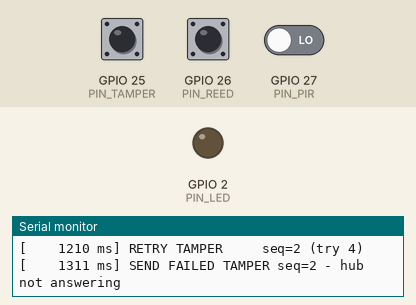
Bench run of a sketch on a simulated ESP32. On the bench: output pins drawn as LEDs (lit = HIGH), the last lines printed to the serial monitor. Dashed ring = blinking. Inputs (shaded band) come from the test bench; at power-on: GPIO 25 (PIN_TAMPER) HIGH, GPIO 26 (PIN_REED) HIGH, GPIO 27 (PIN_PIR) LOW.

Above: at 1.7 s.
1.8 s: GPIO 25 (PIN_TAMPER) pulled LOW for 0.15 s
At 2.6 s:
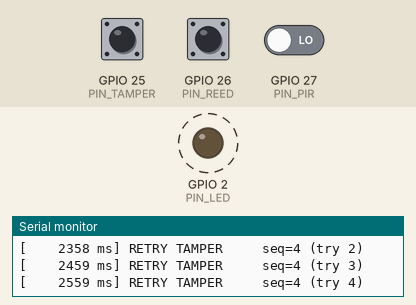
4.9 s: GPIO 26 (PIN_REED) driven LOW
7.9 s: GPIO 25 (PIN_TAMPER) pulled LOW for 3.2 s
12.6 s: GPIO 25 (PIN_TAMPER) pulled LOW for 1 s
15.6 s: GPIO 26 (PIN_REED) driven HIGH
At 16.1 s:
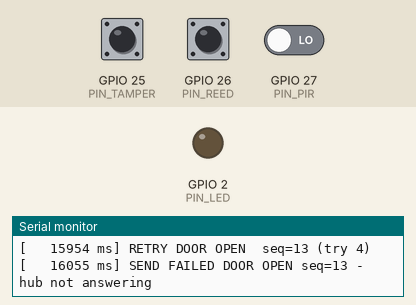
17.1 s: GPIO 26 (PIN_REED) pulsed LOW 2 times (0.12 s each, 0.3 s apart)
Timing chart, 0 to 21.1 s (numbered marks = the images above; inputs shaded):
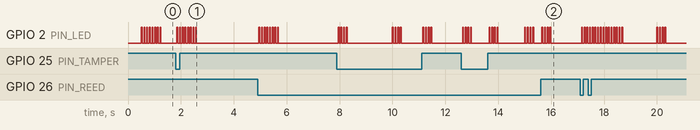

Measured:
- after the input at 1.8 s, GPIO 2 (PIN_LED): alternates HIGH for 0.03 s and LOW for 0.07 s, 16 changes in all, then stays LOW, starting after 0.05 s
- after the input at 15.6 s, GPIO 2 (PIN_LED): alternates HIGH for 0.03 s and LOW for 0.07 s, 8 changes in all, then stays LOW, starting after 0.05 s
- by itself, GPIO 2 (PIN_LED): alternates HIGH for 0.03 s and LOW for 0.07 s, 16 changes in all, then stays LOW

The sketch:

detector_node.ino
```cpp
/*
 * detector_node.ino  -  Wireless Home Security System, DETECTOR (Board 2)
 * Senses motion (PIR), door (reed) and tamper (lid switch); sends each event
 * to the hub over ESP-NOW with sequence number + CRC, waits for an ACK,
 * retries up to 3 times, and sends a heartbeat every 5 s.
 * Serial Monitor 115200. Files: packet.h, debounced_input.h (same folder).
 */
#include <WiFi.h>
#include <esp_now.h>
#include <esp_wifi.h>
#include "packet.h"
#include "debounced_input.h"

// ---------------- Configuration ----------------
uint8_t HUB_MAC[6] = {0xFC, 0xE8, 0xC0, 0x75, 0xC1, 0x94};   // Board 1 (HUB) STA MAC
const uint8_t  WIFI_CHANNEL   = 1;      // must match the hub's access-point channel
const int      PIN_PIR        = 27;
const int      PIN_REED       = 26;     // LOW = door closed
const int      PIN_TAMPER     = 25;     // LOW = lid closed
const int      PIN_LED        = 2;      // blinks on every transmission
const uint32_t DEBOUNCE_MS    = 50;
const uint32_t PIR_WARMUP_MS  = 30000;
const uint32_t HEARTBEAT_MS   = 5000;
const uint32_t ACK_TIMEOUT_MS = 100;
const uint8_t  MAX_RETRIES    = 3;

// ---------------- Types and globals (all before any function) ----------------
struct TxItem { uint8_t type; uint32_t eventMs; };
const int QLEN = 8;
TxItem   txq[QLEN];
int      qHead = 0, qCount = 0;

Packet   inFlight;
bool     waitingAck = false;
uint8_t  tries = 0;
uint32_t lastSendMs = 0;
uint16_t nextSeq = 1;
uint32_t statOk = 0, statFailed = 0, statRetries = 0;

volatile bool     pirRise = false;
volatile uint32_t pirRiseMs = 0;
volatile bool     ackReady = false;
volatile uint16_t ackSeq = 0;

bool     pirReady = false;
uint32_t lastHeartbeatMs = 0, ledOffMs = 0;

DebouncedInput reed   = {PIN_REED,   "DOOR", "CLOSED", "OPEN",           HIGH, HIGH, 0, 0};
DebouncedInput tamper = {PIN_TAMPER, "LID ", "CLOSED", "OPEN -> TAMPER", HIGH, HIGH, 0, 0};

// ---------------- Interrupt and radio callbacks ----------------
void IRAM_ATTR onPirRise() {
  pirRise = true;
  pirRiseMs = millis();
}

#if ESP_ARDUINO_VERSION_MAJOR >= 3
void onRecv(const esp_now_recv_info_t *info, const uint8_t *data, int len) {
#else
void onRecv(const uint8_t *mac, const uint8_t *data, int len) {
#endif
  if (len != (int)sizeof(Packet)) return;
  Packet p;
  memcpy(&p, data, sizeof(Packet));
  if (!packetValid(p) || p.type != MSG_ACK) return;
  ackSeq = p.seq;
  ackReady = true;
}

// ---------------- Transmit queue ----------------
void enqueue(uint8_t type, uint32_t eventMs) {
  if (qCount == QLEN) {
    Serial.printf("[%8lu ms] QUEUE FULL - %s dropped\n", (unsigned long)millis(), msgName(type));
    return;
  }
  txq[(qHead + qCount) % QLEN] = {type, eventMs};
  qCount++;
}

void transmit() {
  esp_now_send(HUB_MAC, (uint8_t *)&inFlight, sizeof(inFlight));
  lastSendMs = millis();
  digitalWrite(PIN_LED, HIGH);
  ledOffMs = lastSendMs + 30;
}

void popFront() {
  qHead = (qHead + 1) % QLEN;
  qCount--;
}

void serviceTx(uint32_t now) {
  if (ackReady) {
    uint16_t s = ackSeq;
    ackReady = false;
    if (waitingAck && s == inFlight.seq) {
      waitingAck = false;
      statOk++;
      if (inFlight.type != MSG_HEARTBEAT)
        Serial.printf("[%8lu ms] ACK  %-11s seq=%u  event->ACK %lu ms (tries %u)\n", (unsigned long)now,
                      msgName(inFlight.type), inFlight.seq, (unsigned long)(now - inFlight.uptime_ms), tries);
      popFront();
    }
  }
  if (waitingAck && now - lastSendMs >= ACK_TIMEOUT_MS) {
    if (tries < 1 + MAX_RETRIES) {
      tries++;
      statRetries++;
      Serial.printf("[%8lu ms] RETRY %-10s seq=%u (try %u)\n", (unsigned long)now, msgName(inFlight.type), inFlight.seq, tries);
      transmit();
    } else {
      waitingAck = false;
      statFailed++;
      Serial.printf("[%8lu ms] SEND FAILED %s seq=%u - hub not answering\n", (unsigned long)now, msgName(inFlight.type), inFlight.seq);
      popFront();
    }
  }
  if (!waitingAck && qCount > 0) {
    TxItem &it = txq[qHead];
    inFlight.node_id    = NODE_DET;
    inFlight.type       = it.type;
    inFlight.seq        = nextSeq++;
    inFlight.battery_mV = 0;
    inFlight.uptime_ms  = it.eventMs;
    packetSeal(inFlight);
    tries = 1;
    waitingAck = true;
    if (it.type != MSG_HEARTBEAT)
      Serial.printf("[%8lu ms] TX   %-11s seq=%u\n", (unsigned long)now, msgName(it.type), inFlight.seq);
    transmit();
  }
}

// ---------------- Setup and loop ----------------
void setup() {
  Serial.begin(115200);
  delay(500);
  pinMode(PIN_LED, OUTPUT);
  pinMode(PIN_PIR, INPUT);
  initInput(reed);
  initInput(tamper);

  WiFi.mode(WIFI_STA);
  esp_wifi_set_channel(WIFI_CHANNEL, WIFI_SECOND_CHAN_NONE);
  if (esp_now_init() != ESP_OK) { Serial.println("ESP-NOW init FAILED"); while (true) delay(1000); }
  esp_now_register_recv_cb(onRecv);
  esp_now_peer_info_t peer = {};
  memcpy(peer.peer_addr, HUB_MAC, 6);
  peer.channel = WIFI_CHANNEL;
  peer.encrypt = false;
  if (esp_now_add_peer(&peer) != ESP_OK) { Serial.println("Add peer FAILED"); while (true) delay(1000); }

  attachInterrupt(digitalPinToInterrupt(PIN_PIR), onPirRise, RISING);

  // Tell the hub the current door and lid state at start-up
  enqueue(reed.stable == LOW ? MSG_DOOR_CLOSED : MSG_DOOR_OPEN, millis());
  enqueue(tamper.stable == LOW ? MSG_TAMPER_CLEAR : MSG_TAMPER, millis());

  Serial.printf("DETECTOR ready on channel %u. Door %s, lid %s. PIR warming up %lu s\n", WIFI_CHANNEL,
                reed.stable == LOW ? "CLOSED" : "OPEN", tamper.stable == LOW ? "CLOSED" : "OPEN",
                (unsigned long)(PIR_WARMUP_MS / 1000));
}

void loop() {
  uint32_t now = millis();

  if (!pirReady && now >= PIR_WARMUP_MS) {
    pirReady = true;
    Serial.printf("[%8lu ms] PIR ready\n", (unsigned long)now);
  }
  if (pirRise) {
    noInterrupts();
    pirRise = false;
    uint32_t t = pirRiseMs;
    interrupts();
    if (pirReady) {
      Serial.printf("[%8lu ms] MOTION detected\n", (unsigned long)t);
      enqueue(MSG_MOTION, t);
    }
  }
  if (updateInput(reed, now, DEBOUNCE_MS))
    enqueue(reed.stable == LOW ? MSG_DOOR_CLOSED : MSG_DOOR_OPEN, now);
  if (updateInput(tamper, now, DEBOUNCE_MS))
    enqueue(tamper.stable == LOW ? MSG_TAMPER_CLEAR : MSG_TAMPER, now);

  if (now - lastHeartbeatMs >= HEARTBEAT_MS) {
    lastHeartbeatMs = now;
    enqueue(MSG_HEARTBEAT, now);
  }

  serviceTx(now);
  if (ledOffMs && (int32_t)(now - ledOffMs) >= 0) { digitalWrite(PIN_LED, LOW); ledOffMs = 0; }
}
```

debounced_input.h
```cpp
// debounced_input.h - debounced switch input (pull-up, switch to GND)
// Kept in a header so the Arduino IDE's automatic prototypes cannot be
// placed before the struct definition.
#pragma once
#include <Arduino.h>

struct DebouncedInput {
  int         pin;
  const char *name;
  const char *lowText;     // meaning of LOW (switch closed)
  const char *highText;    // meaning of HIGH (switch open)
  int         raw;         // last raw reading
  int         stable;      // debounced state
  uint32_t    lastEdgeMs;  // time of last raw change
  uint16_t    edges;       // raw edges since last stable change
};

inline void initInput(DebouncedInput &in) {
  pinMode(in.pin, INPUT_PULLUP);
  in.raw = in.stable = digitalRead(in.pin);
  in.lastEdgeMs = millis();
}

// Returns true when the debounced state changed (and prints it).
inline bool updateInput(DebouncedInput &in, uint32_t now, uint32_t debounceMs) {
  int r = digitalRead(in.pin);
  if (r != in.raw) { in.raw = r; in.lastEdgeMs = now; in.edges++; }
  if (in.raw != in.stable && now - in.lastEdgeMs >= debounceMs) {
    in.stable = in.raw;
    Serial.printf("[%8lu ms] %s %-15s (raw edges: %u)\n", (unsigned long)now, in.name,
                  in.stable == LOW ? in.lowText : in.highText, in.edges);
    in.edges = 0;
    return true;
  }
  return false;
}
```

packet.h
```cpp
// packet.h - shared ESP-NOW packet format (MASTER COPY)
// Copy this file unchanged into detector_node/ and hub/ (Arduino sketches
// can only include files from their own folder).
#pragma once
#include <stdint.h>
#include <stddef.h>

enum MsgType : uint8_t {
  MSG_HEARTBEAT    = 0,
  MSG_MOTION       = 1,
  MSG_DOOR_OPEN    = 2,
  MSG_DOOR_CLOSED  = 3,
  MSG_TAMPER       = 4,
  MSG_ACK          = 5,
  MSG_TAMPER_CLEAR = 6
};

const uint8_t NODE_HUB = 0;
const uint8_t NODE_DET = 1;

typedef struct __attribute__((packed)) {
  uint8_t  node_id;     // sender: 0 hub, 1 detector
  uint8_t  type;        // MsgType
  uint16_t seq;         // event number; an ACK echoes the event's seq
  uint16_t battery_mV;  // 0 on USB power
  uint32_t uptime_ms;   // sender's millis() when the event happened
  uint16_t crc;         // CRC-16/CCITT over the first 10 bytes
} Packet;               // 12 bytes

inline uint16_t crc16_ccitt(const uint8_t *d, size_t n) {
  uint16_t c = 0xFFFF;
  while (n--) {
    c ^= (uint16_t)(*d++) << 8;
    for (int i = 0; i < 8; i++) c = (c & 0x8000) ? (uint16_t)((c << 1) ^ 0x1021) : (uint16_t)(c << 1);
  }
  return c;
}
inline void packetSeal(Packet &p)        { p.crc = crc16_ccitt((const uint8_t *)&p, sizeof(Packet) - 2); }
inline bool packetValid(const Packet &p) { return p.crc == crc16_ccitt((const uint8_t *)&p, sizeof(Packet) - 2); }

inline const char *msgName(uint8_t t) {
  switch (t) {
    case MSG_HEARTBEAT:    return "HEARTBEAT";
    case MSG_MOTION:       return "MOTION";
    case MSG_DOOR_OPEN:    return "DOOR OPEN";
    case MSG_DOOR_CLOSED:  return "DOOR CLOSED";
    case MSG_TAMPER:       return "TAMPER";
    case MSG_ACK:          return "ACK";
    case MSG_TAMPER_CLEAR: return "LID CLOSED";
    default:               return "UNKNOWN";
  }
}
```
